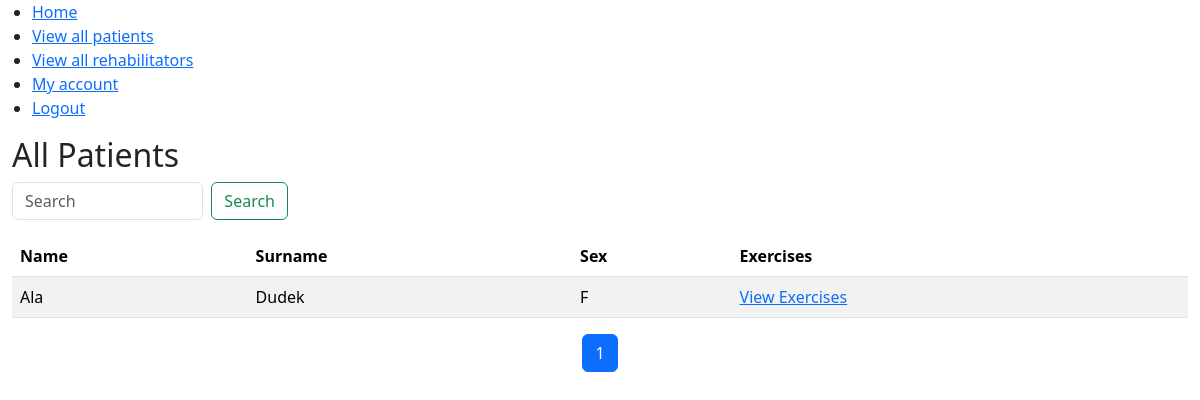
Before: /rehab/patients/ (signed in) with the older database file.
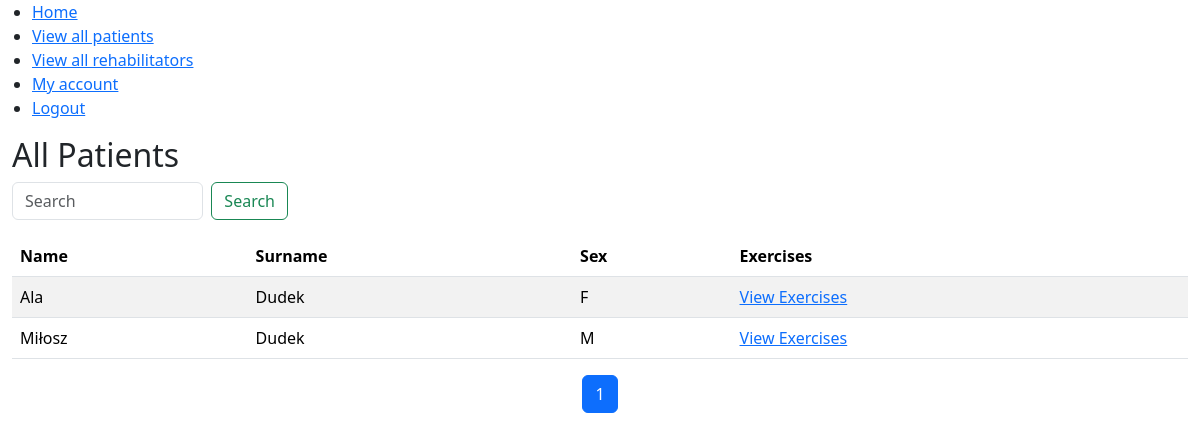
After: the same page with the newer database file.
### rehab/models.py (models this page shows, shortened)
class Patient(models.Model):
    user = models.OneToOneField(User, on_delete=models.CASCADE)
    rehabilitator = models.ForeignKey(Rehabilitator, on_delete=models.CASCADE, related_name='patients')
    name = models.CharField(max_length=30)
    surname = models.CharField(max_length=30)
    sex = models.CharField(max_length=1, choices=(('M', 'Male'), ('F', 'Female')))
    birth_date = models.DateField(null=True)
    location = models.CharField(max_length=30)
    street = models.CharField(max_length=60)
    house_number = models.CharField(max_length=10)
    local_number = models.CharField(max_length=10)

### rehab/views.py (the view)
# urls.py: path('patients/', views.view_particular_patients, name='view_particular_patients'),
@login_required
def view_particular_patients(request):
    is_rehabilitator = True
    is_patient = False
    current_rehabilitator = Rehabilitator.objects.get(user=request.user)
    query = request.GET.get('q', '')
    patients = Patient.objects.filter(
        Q(name__icontains=query) |
        Q(surname__icontains=query) |
        Q(sex__icontains=query),
        rehabilitator=current_rehabilitator
    ).order_by('name', 'surname')
    paginator = Paginator(patients, 10)
    page_number = request.GET.get('page')
    page_obj = paginator.get_page(page_number)
    context = {'patients': patients,
               'query': query,
               'page_obj': page_obj,
               'is_rehabilitator': is_rehabilitator,
               'is_patient': is_patient}
    return render(request, 'telemedWebapp/view_particular_patients.html', context)

### rehab/templates/telemedWebapp/view_particular_patients.html (shortened to what this page needs)
{% extends 'telemedWebapp/base.html' %}
{% block content %}
  <h2>All Patients</h2>
<div class="row mb-3">
    <div class="col-md-3">
        <form class="d-flex" method="GET">
            <input class="form-control me-2" type="search" placeholder="Search" aria-label="Search" name="q" value="{{ request.GET.q }}">
            <button class="btn btn-outline-success" type="submit">Search</button>
        </form>
    </div>
</div>
{% if patients %}
    <table class="table table-striped">
      <thead>
        <tr>
          <th>Name</th>
          <th>Surname</th>
          <th>Sex</th>
          <th>Exercises</th>
        </tr>
      </thead>
      <tbody>
        {% for patient in page_obj %}
          <tr>
            <td>{{ patient.name }}</td>
            <td>{{ patient.surname }}</td>
            <td>{{ patient.sex }}</td>
            <td><a href="{% url 'telemedWebapp:view_exercises' %}?patient_id={{ patient.id }}">View Exercises</a></td>
          </tr>
        {% endfor %}
      </tbody>
    </table>
  {% else %}
    <p>No patients found.</p>
  {% endif %}
<div class="d-flex justify-content-center">
  <nav aria-label="Page navigation example">
    <ul class="pagination">
      {% for num in page_obj.paginator.page_range %}
      {% if page_obj.number == num %}
      <li class="page-item active" aria-current="page"><a class="page-link" href="#">{{ num }}</a></li>
      {% elif num > page_obj.number|add:'-3' and num < page_obj.number|add:'3' %}
      <li class="page-item"><a class="page-link" href="?page={{ num }}{% if request.GET.q %}&q={{ request.GET.q }}{% endif %}">{{ num }}</a></li>
      {% endif %}
      {% endfor %}
    </ul>
  </nav>
</div>
{% endblock %}

Changed rows visible on the page:
added Patient: name "Miłosz", surname "Dudek", sex "M"
